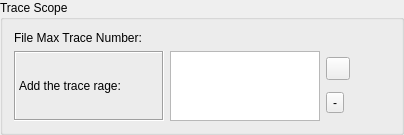
       <widget class="QGroupBox" name="groupTraceScope">
        <property name="minimumSize">
         <size>
          <width>0</width>
          <height>0</height>
         </size>
        </property>
        <property name="maximumSize">
         <size>
          <width>550</width>
          <height>200</height>
         </size>
        </property>
        <property name="title">
         <string>Trace Scope</string>
        </property>
        <layout class="QGridLayout" name="gridLayout_3">
         <item row="0" column="0">
          <layout class="QHBoxLayout" name="horizontalLayout_16">
           <item>
            <widget class="QLabel" name="label_2">
             <property name="maximumSize">
              <size>
               <width>150</width>
               <height>16777215</height>
              </size>
             </property>
             <property name="text">
              <string>File Max Trace Number:</string>
             </property>
            </widget>
           </item>
           <item>
            <widget class="QLabel" name="labelMaxTrace">
             <property name="text">
              <string/>
             </property>
            </widget>
           </item>
          </layout>
         </item>
         <item row="1" column="0">
          <layout class="QHBoxLayout" name="horizontalLayout_12">
           <item>
            <widget class="QLabel" name="label_13">
             <property name="minimumSize">
              <size>
               <width>150</width>
               <height>0</height>
              </size>
             </property>
             <property name="frameShape">
              <enum>QFrame::Box</enum>
             </property>
             <property name="frameShadow">
              <enum>QFrame::Sunken</enum>
             </property>
             <property name="text">
              <string>Add the trace rage: </string>
             </property>
            </widget>
           </item>
           <item>
            <layout class="QHBoxLayout" name="horizontalLayout_11">
             <item>
              <widget class="QListView" name="listTraceRange">
               <property name="maximumSize">
                <size>
                 <width>150</width>
                 <height>70</height>
                </size>
               </property>
              </widget>
             </item>
             <item>
              <layout class="QVBoxLayout" name="verticalLayout_3">
               <item>
                <widget class="QToolButton" name="toolAdd">
                 <property name="text">
                  <string/>
                 </property>
                 <property name="icon">
                  <iconset resource="images.qrc">
                   <normaloff>:/image/Crystal_Clear_action_edit_add.png</normaloff>:/image/Crystal_Clear_action_edit_add.png</iconset>
                 </property>
                </widget>
               </item>
               <item>
                <widget class="QToolButton" name="toolRemove">
                 <property name="text">
                  <string>-</string>
                 </property>
                 <property name="icon">
                  <iconset resource="images.qrc">
                   <normaloff>:/image/Crystal_Clear_action_edit_remove.png</normaloff>:/image/Crystal_Clear_action_edit_remove.png</iconset>
                 </property>
                </widget>
               </item>
              </layout>
             </item>
            </layout>
           </item>
           <item>
            <spacer name="horizontalSpacer_7">
             <property name="orientation">
              <enum>Qt::Horizontal</enum>
             </property>
             <property name="sizeHint" stdset="0">
              <size>
               <width>40</width>
               <height>20</height>
              </size>
             </property>
            </spacer>
           </item>
          </layout>
         </item>
        </layout>
       </widget>
